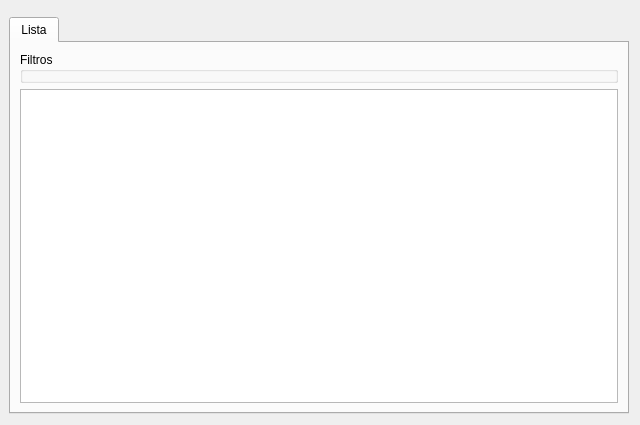
<?xml version="1.0" encoding="UTF-8"?>
<ui version="4.0">
 <class>BaseCRUD</class>
 <widget class="QWidget" name="BaseCRUD">
  <property name="geometry">
   <rect>
    <x>0</x>
    <y>0</y>
    <width>640</width>
    <height>425</height>
   </rect>
  </property>
  <property name="minimumSize">
   <size>
    <width>0</width>
    <height>0</height>
   </size>
  </property>
  <property name="windowTitle">
   <string>Form</string>
  </property>
  <layout class="QVBoxLayout" name="verticalLayout">
   <property name="leftMargin">
    <number>9</number>
   </property>
   <item>
    <widget class="NavigatorBar" name="navigatorBar" native="true"/>
   </item>
   <item>
    <widget class="QTabWidget" name="tabWidget">
     <property name="currentIndex">
      <number>0</number>
     </property>
     <widget class="QWidget" name="tabLista">
      <attribute name="title">
       <string>Lista</string>
      </attribute>
      <layout class="QVBoxLayout" name="verticalLayout_2">
       <item>
        <widget class="QGroupBox" name="groupBoxFiltros">
         <property name="title">
          <string>Filtros</string>
         </property>
        </widget>
       </item>
       <item>
        <widget class="QTableView" name="tableView">
         <property name="alternatingRowColors">
          <bool>true</bool>
         </property>
         <property name="selectionMode">
          <enum>QAbstractItemView::SingleSelection</enum>
         </property>
         <property name="selectionBehavior">
          <enum>QAbstractItemView::SelectRows</enum>
         </property>
         <property name="sortingEnabled">
          <bool>true</bool>
         </property>
         <attribute name="horizontalHeaderVisible">
          <bool>true</bool>
         </attribute>
         <attribute name="horizontalHeaderStretchLastSection">
          <bool>true</bool>
         </attribute>
         <attribute name="verticalHeaderVisible">
          <bool>false</bool>
         </attribute>
         <attribute name="verticalHeaderStretchLastSection">
          <bool>false</bool>
         </attribute>
        </widget>
       </item>
      </layout>
     </widget>
    </widget>
   </item>
  </layout>
 </widget>
 <customwidgets>
  <customwidget>
   <class>NavigatorBar</class>
   <extends>QWidget</extends>
   <header>gui/navigatorbar.h</header>
   <container>1</container>
  </customwidget>
 </customwidgets>
 <resources/>
 <connections/>
</ui>
